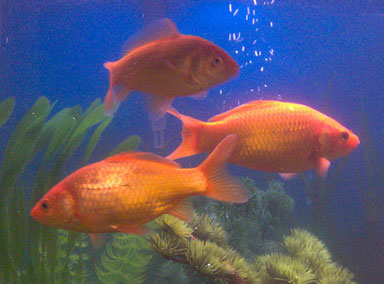
#> input picture profile/resnet/test_pic.jpeg, 384 x 284 px
$ python converter.py
#> lines starting #> are read from the running program, lines starting #| are printed output that depends on the picture
data_type = 'float32' # input's data type
img_name = './test_pic.jpeg'

batch_size = 1
num_class = 1000
image_dimention = 3
image_shape = (224,224)
data_shape = (batch_size,) + image_shape + (image_dimention,)
out_shape = (batch_size, num_class)


from PIL import Image
import numpy as np

# load image
image_data = Image.open(img_name).resize(image_shape).convert('RGB')
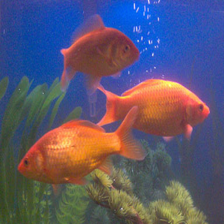
#> image_data: PIL image 224x224 RGB; mean R, G, B 93.3, 87.9, 110.6
image_data = np.array(image_data).astype('float32')
#> image_data: shape (224, 224, 3) float32
image_data = np.expand_dims(image_data, axis=0)
np.savez("image",input_1=image_data)
